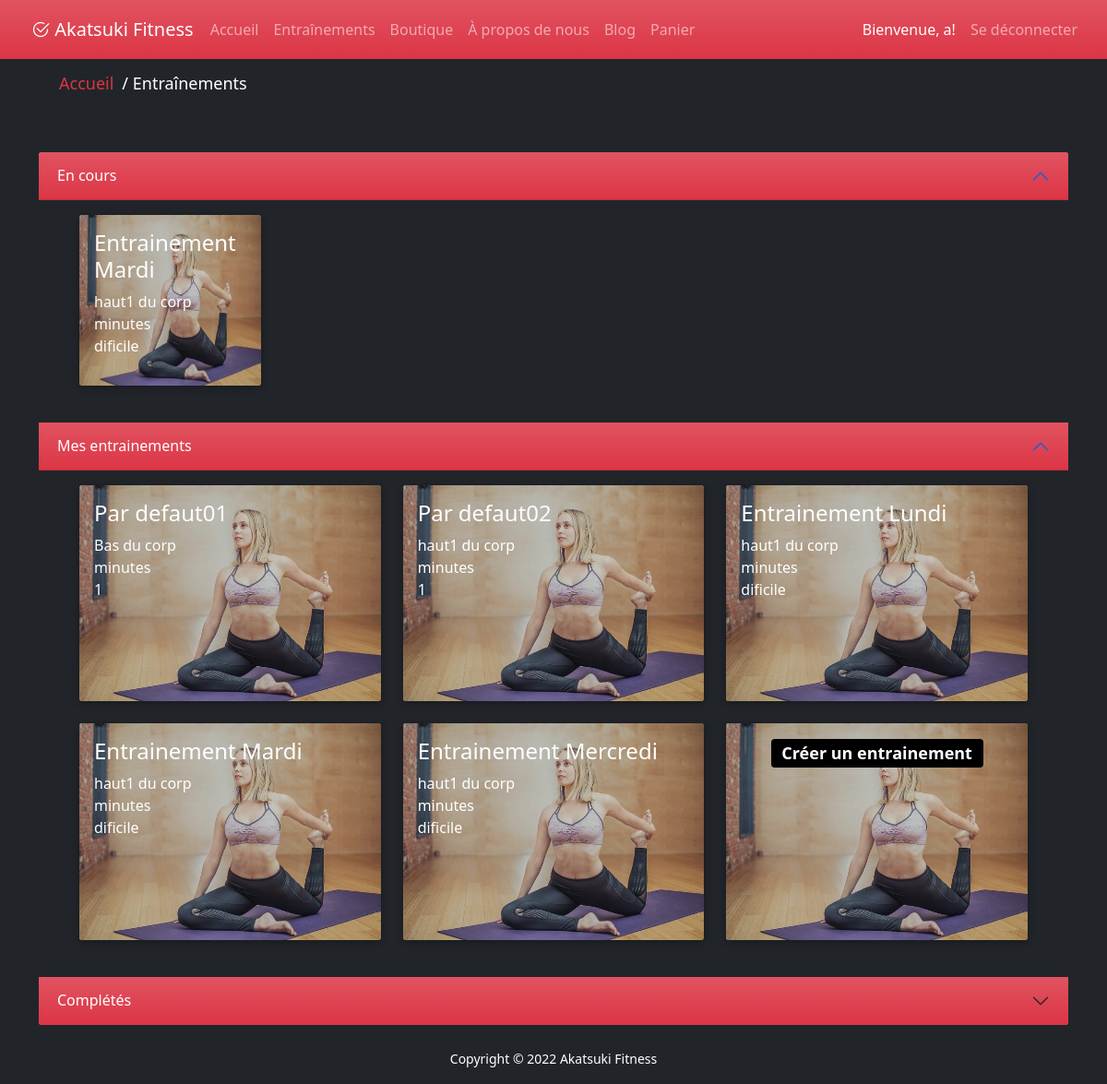
The app's page /workouts.php (signed in) with its own data.
### tables this page shows
CREATE TABLE `utilisateur` (
  `iduser` int(11) NOT NULL,
  `nom` varchar(50) NOT NULL,
  `prenom` varchar(50) NOT NULL,
  `email` varchar(100) NOT NULL,
  `date_de_naissance` date NOT NULL,
  `sexe` int(11) NOT NULL,
  `poids` float DEFAULT NULL,
  `datedebutabonnement` date DEFAULT NULL,
  `datefinabonnement` date DEFAULT NULL,
  `poids_desire` float DEFAULT NULL,
  `avatar` int(11) DEFAULT 1
);

CREATE TABLE `entrainementcontenu` (
  `idcontenu` int(11) NOT NULL,
  `identrainement` int(11) NOT NULL
);

CREATE TABLE `entrainement` (
  `identrainement` int(11) NOT NULL,
  `nom` varchar(50) NOT NULL,
  `status` int(11) NOT NULL,
  `type` varchar(50) NOT NULL,
  `difficulte` varchar(50) NOT NULL
);

### db/conn.php (called while the page is built)
<?php
$host = 'localhost';
$db = 'akatsuki_db';
$user = 'root';
$pass = '';
$chartset = 'utf8mb4';
$dsn = "mysql:host=$host;dbname=$db;chartset=$chartset";
try {
    $pdo = new PDO($dsn, $user, $pass);
    $pdo->setAttribute(PDO::ATTR_ERRMODE, PDO::ERRMODE_EXCEPTION);
} catch (PDOException $e) {
    throw new PDOException($e->getMessage());
}
require_once 'Crud.php';
$crud = new Crud($pdo);

### db/Crud.php (called while the page is built, shortened)
<?php
class Crud
{
    private $db;
    public function __construct($conn)
    {
        $this->db = $conn;
    }
    public function getUser($id){
        try {
            $sql = "SELECT * FROM utilisateur WHERE iduser = '$id' ";
            $stmt = $this->db->prepare($sql);
            $stmt->execute();
            $result = $stmt->fetch();
            return  $result;
        } catch (PDOException $e) {
            echo $e->getMessage();
            return false;
        }
    }
    private function getContenuId($idUser){
        try{
            $sql = "SELECT * FROM  `contenu` WHERE iduser = '$idUser' ";
            $stmt = $this->db->prepare($sql);
            $stmt->execute();
            $result = $stmt->fetch();
            return  $result['idcontenu'];
        }catch  (PDOException $e) {
            echo $e->getMessage();
        return false;
        }
    }
    public function getEntrainementsByIdUser($idUser){
        $idContenu =$this->getContenuId($idUser);
        return $this->getEntrainementsByContenu($idContenu);
    }
    private function getEntrainementsByContenu($idContenu){
        try{
            $sql = "SELECT * FROM `entrainementcontenu` INNER JOIN entrainement ON `entrainementcontenu`.`identrainement`  = `entrainement`.`identrainement`  WHERE `entrainementcontenu`.`idcontenu` = '$idContenu' ";
            $stmt = $this->db->prepare($sql);
            $stmt->execute();
            $result = $stmt->fetchAll();
            return  $result;
        }catch  (PDOException $e) {
            echo $e->getMessage();
        return false;
        }
    }
    public function getEntrainementsInProgressByIdUser($idUser){
        $idContenu =$this->getContenuId($idUser);
        return $this->getEntrainementsCompletedOrIncompletedByContenu($idContenu,self::STATUS_INPROGRESS);
    }
    private function getEntrainementsCompletedOrIncompletedByContenu($idContenu,$wantedStatus){
        try{
            $sql = "SELECT * FROM `entrainementcontenu` INNER JOIN entrainement ON `entrainementcontenu`.`identrainement`  = `entrainement`.`identrainement`
            WHERE `entrainementcontenu`.`idcontenu` = '$idContenu' AND `entrainement`.`status` = $wantedStatus";
            $stmt = $this->db->prepare($sql);
            $stmt->execute();
            $result = $stmt->fetchAll();
            return  $result;
        }catch  (PDOException $e) {
            echo $e->getMessage();
        return false;
        }
    }
}

### workouts.php (the view, shortened to what this page needs)
<?php
require_once 'includes/header.php';
?>
<div class="accordion mt-5" id="accordionPanelsStayOpenExample">
    <div class="accordion-item border-0">
        <h2 class="accordion-header text-white" id="panelsStayOpen-headingOne">
            <button class="accordion-button bg-danger bg-gradient text-white " type="button" data-bs-toggle="collapse" data-bs-target="#panelsStayOpen-collapseOne" aria-expanded="true" aria-controls="panelsStayOpen-collapseOne">
                En cours
            </button>
        </h2>
        <div id="panelsStayOpen-collapseOne" class="accordion-collapse collapse show bg-dark" aria-labelledby="panelsStayOpen-headingOne">
            <div class="accordion-body">
                <div class="container">
                    <div class="card-group container-fluid ">
                        <div class="row">
                        <?php
                            $listeEntrainement = $crud->getEntrainementsInProgressByIdUser($_SESSION['userid']);
                            $rep = '';
                            foreach ($listeEntrainement as $training) {
                                $idEntrainement = $training['identrainement'];
                                $nom = $training['nom'];
                                $difficulte = $training['difficulte'];
                                $type = $training['type'];
                                $rep .= '<div class="col-md-4 mb-4" style="min-width:162px; min-height:185px;" onclick="workoutInProgress('.$idEntrainement.')">
                                            <div id="TCard'.$idEntrainement.'" class="card card-perso card-hover text-white border-0"  style="min-width:162px; min-height:185px;">
                                                <img src="images/training_bg/bg_2.jpg" class="card-img" alt="..." style="min-width:162px; min-height:185px;">
                                                <div class="card-img-overlay bg-dark bg-opacity-25" >
                                                    <h4 class="card-title"> ' . $nom . '</h4>
                                                    <ul>
                                                        <li>' . $type . '</li>
                                                        <li>' .  ' minutes </li>
                                                        <li>' . $difficulte. '</li>
                                                    </ul>
                                                </div>
                                            </div>
                                        </div>';
                            }
                            echo $rep;
                        ?>
                        </div>
                    </div>
                </div>
            </div>
        </div>
    </div>
    <div class="accordion-item border-0">
        <h2 class="accordion-header" id="panelsStayOpen-headingTwo">
            <button class="accordion-button bg-danger bg-gradient text-white " type="button" data-bs-toggle="collapse" data-bs-target="#panelsStayOpen-collapseTwo" aria-expanded="false" aria-controls="panelsStayOpen-collapseTwo">
                Mes entrainements
            </button>
        </h2>
        <div id="panelsStayOpen-collapseTwo" class="accordion-collapse collapse show bg-dark" aria-labelledby="panelsStayOpen-headingTwo">
            <div class="accordion-body">
                <div class="container">
                    <div class="card-group container-fluid ">
                        <div class="row">
                            <?php
                            $listeEntrainement = $crud->getEntrainementsByIdUser($_SESSION['userid']);
                            $rep = '';
                            foreach ($listeEntrainement as $training) {
                                $idEntrainement = $training['identrainement'];
                                $nom = $training['nom'];
                                $difficulte = $training['difficulte'];
                                $type = $training['type'];
                                $rep .= '<div class="col-md-4 mb-4" style="min-width:162px; min-height:185px;" onclick="workoutInProgress('.$idEntrainement.')" >
                                            <div id="TCard'.$idEntrainement.'" class="card card-perso card-hover text-white border-0" style="min-width:162px; min-height:185px;">
                                                <img src="images/training_bg/bg_2.jpg" class="card-img" alt="..." style="min-width:162px; min-height:185px;">
                                                <div class="card-img-overlay bg-dark bg-opacity-25" >
                                                    <h4 class="card-title"> ' . $nom . '</h4>
                                                    <ul>
                                                        <li>' . $type . '</li>
                                                        <li>' .  ' minutes </li>
                                                        <li>' . $difficulte. '</li>
                                                    </ul>
                                                </div>
                                            </div>
                                        </div>';
                            }
                            echo $rep;
                            ?>
                            <div class="col-md-4 mb-4" onclick="window.location.href='new_workout.php'" style="min-width:162px; min-height:185px;">
                                <div class="card card-perso card-hover text-white border-0" style="min-width:162px; min-height:185px;">
                                    <img src="images/training_bg/bg_2.jpg" class="card-img" alt="..." style="min-width:162px; min-height:185px;">
                                    <div class="card-img-overlay bg-dark bg-opacity-25 justify-content-center">
                                        <h4 class="card-title text-center"> <span class="badge badge-pill bg-black">Créer un entrainement</span></h4>
                                    </div>
                                </div>
                            </div>
                        </div>
                    </div>
                </div>
            </div>
        </div>
    </div>
    <div class="accordion-item border-0 ">
        <h2 class="accordion-header" id="panelsStayOpen-headingThree">
            <button class="accordion-button bg-danger bg-gradient text-white collapsed" type="button" data-bs-toggle="collapse" data-bs-target="#panelsStayOpen-collapseThree" aria-expanded="false" aria-controls="panelsStayOpen-collapseThree">
                Complétés
            </button>
        </h2>
    </div>
</div>
<?php
require_once 'includes/footer.php';
?>

### vue/nav.php (shortened to what this page needs)
<nav id="myNav" class="navbar navbar-expand-lg navbar-dark bg-danger bg-gradient">
    <div class="container-fluid">
        <a class="logo navbar-brand" href="index.php"><i class="bi bi-check2-circle"> </i>Akatsuki Fitness</a>
        <div class="collapse navbar-collapse" id="navbarNav">
            <div class="navbar-nav me-auto">
                <a id="btnHome" href="index.php" class="nav-item nav-link">Accueil</a>
                <a id="btnTrain"
                    <?php if(!isset($_SESSION['userid'])) { ?>
                        data-bs-toggle="modal"
                        data-bs-target="#loginModal"
                    <?php } else {?> href="workouts.php" <?php } ?>
                    class="nav-item nav-link">Entraînements
                </a>
                <a id="btnStore" href="shop_index.php" class="nav-item nav-link">Boutique</a>
                <a id="btnAbout" href="about.php" class="nav-item nav-link">À propos de nous</a>
                <a id="btnBlog" href="blog.php" class="nav-item nav-link">Blog</a>
                <a id="btnBlog" href="shop_cart.php" class="nav-item nav-link">Panier</a>
            </div>
            <div class="navbar-nav ms-auto">
                <?php if(!isset($_SESSION['userid'])) { ?>
                <button id="btnNavLogin" type="button" class="btn btn-outline-light bg-gradient" data-bs-toggle="modal"
                    data-bs-target="#loginModal">
                    Se connecter
                </button>
                <?php } else {
                    $userid = $_SESSION['userid'];
                    $userInfo = $crud->getUser($userid); ?>
                <a id="btnBlog" href="profile.php" class="nav-item nav-link active">Bienvenue,
                    <?php echo $userInfo['prenom']?>!</a>
                <a href="logout.php" class="nav-item nav-link">Se déconnecter</a>
                <?php }?>
            </div>
        </div>
    </div>
</nav>

### css/style.css (style rules this page uses)
a { color: #dc3545; text-decoration: none; }
ul { list-style-type: none; padding: 0; margin: 0; }
.card-perso { box-shadow: 0 2px 8px rgb(0 0 0 / 30%); }
#myNav { padding: 12px; text-align: center; }
#myNav .logo { padding-left: 10px; padding-right: 10px; margin-right: 0%; }
.card-img, .card-img-top, .card-img-bottom { width: 100%; }

### css/style-blog.css (style rules this page uses)
* { box-sizing: border-box; }

### css/style-search.css (style rules this page uses)
.show { display: block; }

### records on screen
utilisateur: prenom "a"
entrainementcontenu: identrainement.nom "Entrainement Mardi", identrainement.type "haut1 du corp", identrainement.difficulte "dificile"
entrainementcontenu: identrainement.nom "Par defaut01", identrainement.type "Bas du corp", identrainement.difficulte "1"
entrainementcontenu: identrainement.nom "Par defaut02", identrainement.type "haut1 du corp", identrainement.difficulte "1"
entrainementcontenu: identrainement.nom "Entrainement Lundi", identrainement.type "haut1 du corp", identrainement.difficulte "dificile"
entrainementcontenu: identrainement.nom "Entrainement Mercredi", identrainement.type "haut1 du corp", identrainement.difficulte "dificile"
